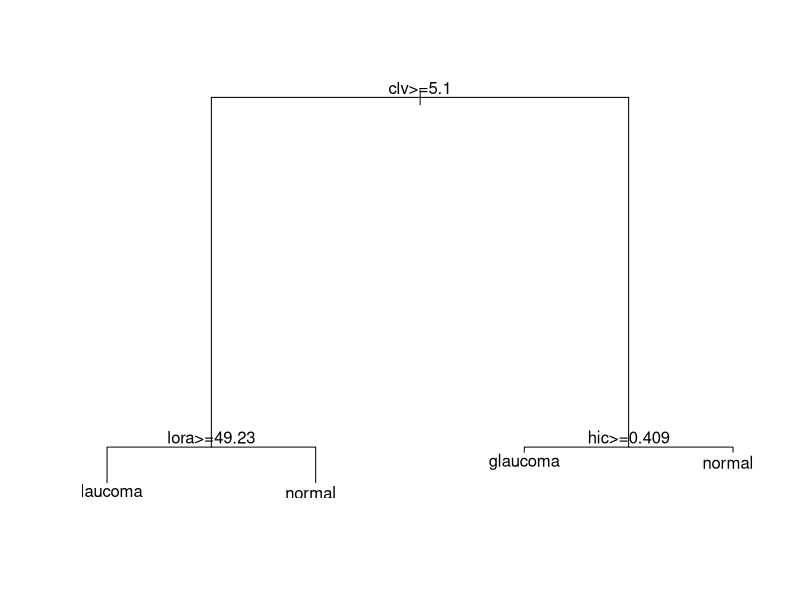
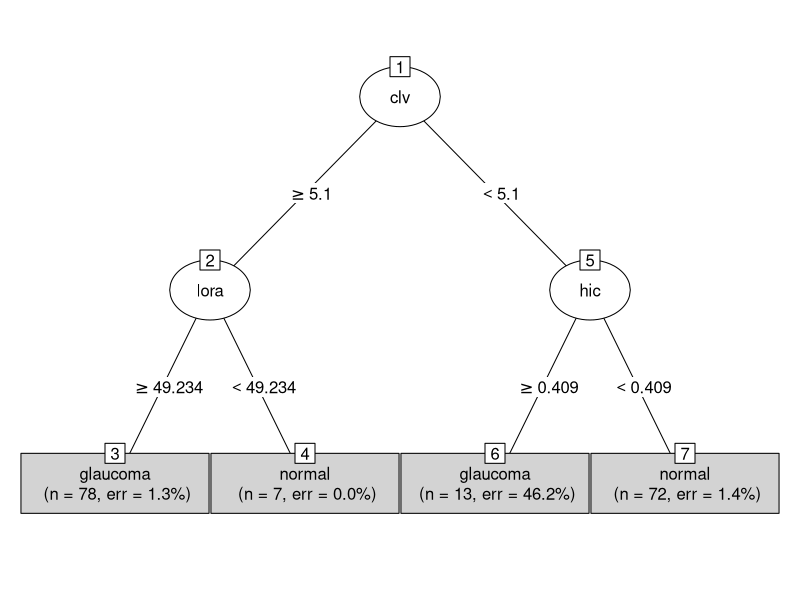
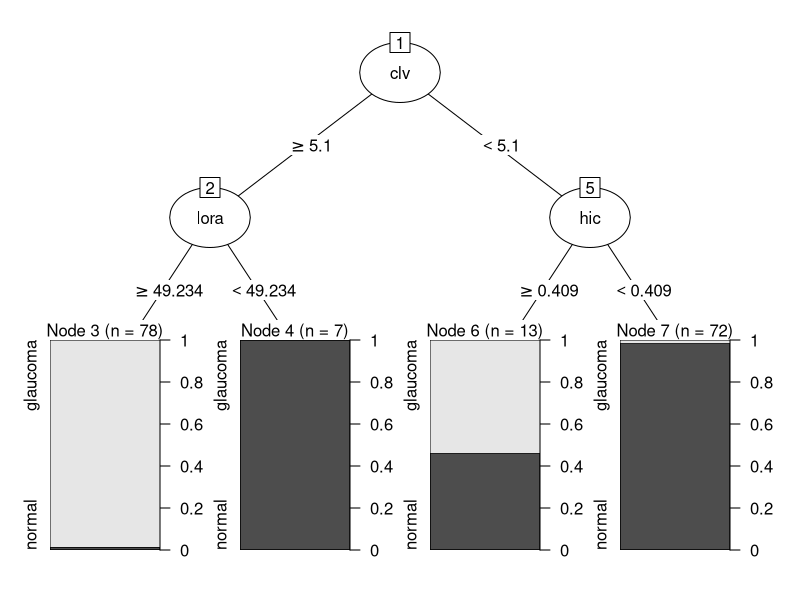

The R script that drew these images, in order:
#https://www.r-project.org/conferences/useR-2009/slides/Hothorn+Zeileis.pdf

library(ipred)
data(data=GlaucomaMVF , package = "ipred")

library("rpart")
g_rpart <- rpart(Class ~ ., data = GlaucomaMVF)
print(g_rpart)
plot(g_rpart)
text(g_rpart)

library("partykit")
g_party <- as.party(g_rpart)
print(g_party, header = FALSE)
print(g_party, header = T)
plot(g_party, type = "simple")
plot(g_party, type = "extended")
